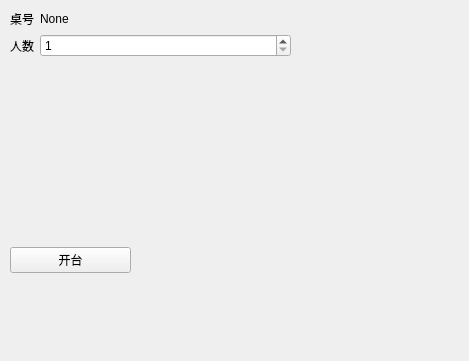
<?xml version="1.0" encoding="UTF-8"?>
<ui version="4.0">
 <class>Form</class>
 <widget class="QWidget" name="Form">
  <property name="geometry">
   <rect>
    <x>0</x>
    <y>0</y>
    <width>469</width>
    <height>361</height>
   </rect>
  </property>
  <property name="windowTitle">
   <string>Form</string>
  </property>
  <widget class="QWidget" name="formLayoutWidget">
   <property name="geometry">
    <rect>
     <x>10</x>
     <y>10</y>
     <width>281</width>
     <height>133</height>
    </rect>
   </property>
   <layout class="QFormLayout" name="formLayout">
    <item row="0" column="0">
     <widget class="QLabel" name="label">
      <property name="text">
       <string>桌号</string>
      </property>
     </widget>
    </item>
    <item row="0" column="1">
     <widget class="QLabel" name="LBTableNumber">
      <property name="text">
       <string>None</string>
      </property>
     </widget>
    </item>
    <item row="1" column="0">
     <widget class="QLabel" name="label_2">
      <property name="text">
       <string>人数</string>
      </property>
     </widget>
    </item>
    <item row="1" column="1">
     <widget class="QSpinBox" name="EditBoxNumOfPeople">
      <property name="minimum">
       <number>1</number>
      </property>
      <property name="maximum">
       <number>30</number>
      </property>
     </widget>
    </item>
   </layout>
  </widget>
  <widget class="QWidget" name="gridLayoutWidget">
   <property name="geometry">
    <rect>
     <x>10</x>
     <y>220</y>
     <width>121</width>
     <height>80</height>
    </rect>
   </property>
   <layout class="QGridLayout" name="gridLayout">
    <item row="0" column="0">
     <widget class="QPushButton" name="OpenTable">
      <property name="text">
       <string>开台</string>
      </property>
     </widget>
    </item>
   </layout>
  </widget>
 </widget>
 <resources/>
 <connections/>
</ui>
